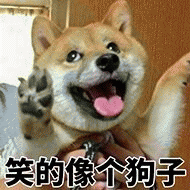
//> input picture 开课吧opencv_demo/geometric_transformations/dog.jpg, 190 x 190 px
$ ./geometric_transformations   (built with g++ and OpenCV 4)
//> lines starting //> are read from the running program, lines starting //| are printed output that depends on the picture
#include <opencv2/opencv.hpp>
#include <iostream>
using namespace std;
using namespace cv;


/*
*   几何变换
    平移    translation
    缩放    scale
    旋转    rotate

    仿射变换
*/

int main()
{
    Mat srcImg = imread("./dog.jpg");
//> srcImg is the input picture: 190 rows x 190 cols, CV_8UC3; mean B, G, R 98, 122.5, 140.3
    // 缩放
    /*
        1 1 1
        0 1 0
        0 1 0
        插值处理
        1 1 1 1 1 1
        1 1 1 1 1 1
        0 0 1 1 0 0
        0 0 1 1 0 0
        0 0 1 1 0 0
        0 0 1 1 0 0

        1 1 1 1 1 1
        0 0 1 1 0 0
        0 0 1 1 0 0

        1 1 1
        0 1 0
        0 1 0
    */
    Mat result1;
    Mat result2;
    // 如果是缩小，可以选取area，从区域内选取相似值
    // 放大，可以选取linear，Nearest
    // CUBIC会使得运算时间变长
    /*
    临值插法
    INTER_NEAREST        = 0,
    双线性插法
    INTER_LINEAR         = 1,
    双三次插值
    INTER_CUBIC          = 2,
    区域采样处理
    INTER_AREA           = 3,
    */

    resize(srcImg, result1, Size(300, 300), INTER_NEAREST);
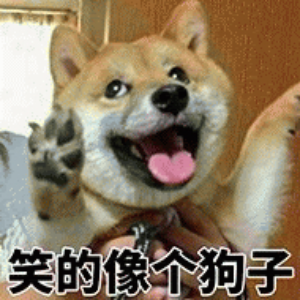
//> result1: 300 rows x 300 cols, CV_8UC3; mean B, G, R 97.9, 122.3, 140.1
    resize(srcImg, result2, Size(),0.7,0.7,INTER_AREA);
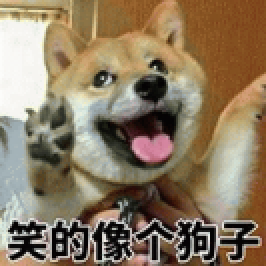
//> result2: 133 rows x 133 cols, CV_8UC3 (shown 2 times larger); mean B, G, R 98, 122.4, 140.3

    // 平移
    /*
        1 0 0
        0 0 0
        0 0 0

        0 0 1
        0 0 0
        0 0 0

        0 0 0
        0 0 0
        1 0 0

        0 0 0
        0 0 0
        0 0 1

        [a1 a2 bx
         a3 a4 by]
        a组影响图片的大小和位置
        b组对应的偏移量

        平移操作
        1 0 deltax
        0 1 deltay
        deltax x轴的平移效果 正数往右，负数往左
        deltay 正数往下，负数往上

        缩放
        W 0 0
        0 H 0
        W 为宽值
        H 为高值

        旋转
        cos$ sin$ 0
        -sin$ cos$ 0
        其中$就是对应的角度

        斜切
        1 deltaX 0
        deltaY 1 0
        如上,就是将一个矩形向右拉成一个平行四边形,拉的偏移量就是deltaX
        deltaY就是向下拉取的偏移量

        翻转
        1 0 0
        0 1 0
        这个是原始图片 假设处于第一象限
        -1 0 0
        0 1 0
        翻转到第二象限
        -1 0 0
        0 -1 0
        翻转到第三象限
    */

    Mat translate1;
    Mat delta = Mat::zeros(2, 3, CV_32FC1);
    // 直接定义对于的变化原则
    delta.at<float>(0, 0) = 1;
    delta.at<float>(1, 1) = 1;
    delta.at<float>(0, 2) = 30;
    delta.at<float>(1, 2) = 50;
    /*
    * wrapAffine 通过2 * 3 矩阵变换
    * wrapPerspective 通过 3 * 3矩阵变换
    */
    warpAffine(srcImg, translate1, delta, srcImg.size());
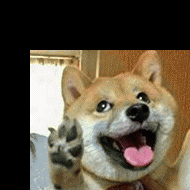
//> translate1: 190 rows x 190 cols, CV_8UC3; mean B, G, R 66.2, 82.8, 93

    // 通过对应的变换函数获取 一般都是以get开头 getRotationMatrix2D 旋转使用
    // getAffineTransform 适合两个图像之间建立对应的映射关系计算
    Mat delta_rotate = getRotationMatrix2D(Point2f(srcImg.cols / 2, srcImg.rows / 2), 45, 1.0);

    Mat rotate;
    warpAffine(srcImg, rotate, delta_rotate, srcImg.size());
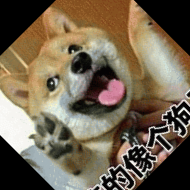
//> rotate: 190 rows x 190 cols, CV_8UC3; mean B, G, R 81.1, 101.2, 114.9

    Point2f srcAff[3] = { Point2f(0,0), Point2f(srcImg.cols / 2, 0), Point2f(0,srcImg.rows + 20) };
    Point2f desAff[3] = { Point2f(srcImg.cols * 0, srcImg.rows * 0.33),Point2f(srcImg.cols * 0.8, srcImg.rows * 0.2),\
    Point2f(srcImg.cols * 0.4, srcImg.rows * 0.7) };

    Mat delta_custom = getAffineTransform(srcAff, desAff);
//> delta_custom = [[1.6, 0.362, 0], [-0.26, 0.335, 62.7]]
    Mat custom;
    warpAffine(srcImg, custom, delta_custom, srcImg.size());
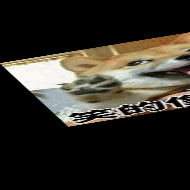
//> custom: 190 rows x 190 cols, CV_8UC3; mean B, G, R 38.8, 46, 49.3

    imshow("src", srcImg);
    // imshow("result1", result1);
    // imshow("result2", result2);
    imshow("custom", custom);
    waitKey(0);
}
